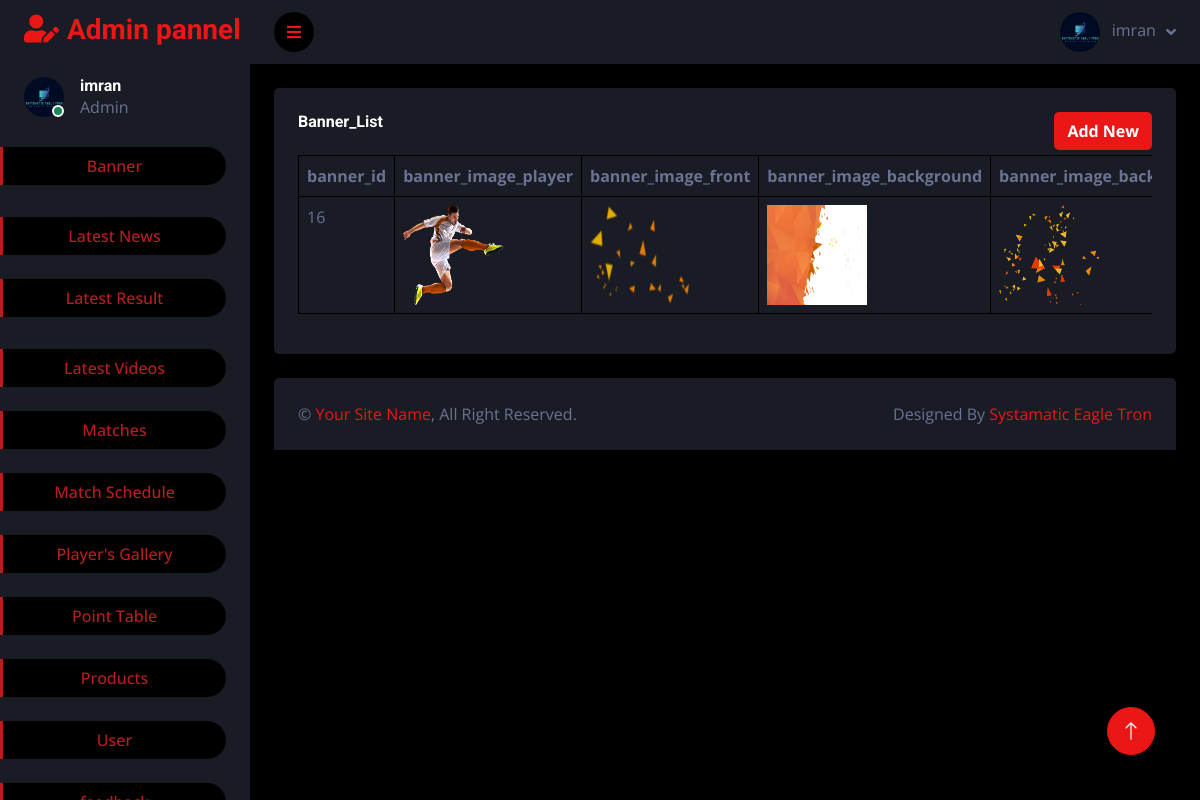
Page /main.php (signed in) on the committed database.
### tables this page shows
CREATE TABLE IF NOT EXISTS `banner` (
  `banner_id` int(11) NOT NULL AUTO_INCREMENT,
  `banner_image_player` varchar(226) NOT NULL,
  `banner_image_front` varchar(226) NOT NULL,
  `banner_image_back` varchar(226) NOT NULL,
  `banner_image_ball` varchar(226) NOT NULL,
  `banner_image_background` varchar(226) NOT NULL,
  PRIMARY KEY (`banner_id`)
);

### main.php (the view, shortened to what this page needs)
<?php
include('header.php');
?>
            <div class="container-fluid pt-4 px-4">
            <div class="col-sm-10 col-xl-12">
                        <div class="bg-secondary rounded h-100 p-4">
                        <a href="form.php"><button style="background-color:#EB1616;font-weight:bolder;color:white;float:right;margin-bottom:5px;" class="btn">Add New</button></a>
                            <h6 class="mb-4">Banner_List</h6>
                            <div class="table-responsive">
                            <table class="table table-bordered">
                                <thead>
                                    <tr>
                                        <th scope="col">banner_id</th>
                                        <th scope="col">banner_image_player</th>
                                        <th scope="col">banner_image_front</th>
                                        <th scope="col">banner_image_background</th>
                                        <th scope="col">banner_image_back</th>
                                    </tr>
                                </thead>
                                <tbody>
                                    <tr>
                                    <?php
$sqlq=mysqli_query($con,"SELECT * from `banner`" );
 while( $st=mysqli_fetch_array($sqlq)){
?>
                                        <td ><?php echo $st['banner_id'] ?></td>
                                        <td> <img src="<?php echo $st['banner_image_player']?>" width="100px" height="100px"> </td>
                                        <td><img src="<?php echo $st['banner_image_front']?>" width="100px" height="100px"></td>
                                        <td><img src="<?php echo $st['banner_image_background']?>" width="100px" height="100px"></td>
                                        <td><img src="<?php echo $st['banner_image_back']?>" width="100px" height="100px"></td>
                                    </tr>
                        <?php
 }
                        ?>
                                </tbody>
                            </table>
</div>
                        </div>
                    </div>
            </div>
            <?php
include('footer.php');
?>

### header.php (shortened to what this page needs)
<?php
include('config.php');
?>
<!DOCTYPE html>
<html lang="en">
<head>
    <link href="https://cdnjs.cloudflare.com/ajax/libs/font-awesome/5.10.0/css/all.min.css" rel="stylesheet">
    <link href="https://cdn.jsdelivr.net/npm/bootstrap-icons@1.4.1/font/bootstrap-icons.css" rel="stylesheet">
    <link href="lib/owlcarousel/assets/owl.carousel.min.css" rel="stylesheet">
    <link href="lib/tempusdominus/css/tempusdominus-bootstrap-4.min.css" rel="stylesheet" />
    <link href="css/bootstrap.min.css" rel="stylesheet">
    <link href="css/style.css" rel="stylesheet">
</head>
<body>
    <div class="container-fluid position-relative d-flex p-0">
        <?php
               $set = mysqli_query($con,"SELECT * FROM admin");
               $set1 = mysqli_fetch_array($set);
               ?>
        <div class="sidebar pe-4 pb-3">
            <nav class="navbar bg-secondary navbar-dark">
                <a href="index.html" class="navbar-brand mx-4 mb-3">
                    <h3 class="text-primary"><i class="fa fa-user-edit me-2"></i>Admin pannel</h3>
                </a>
                <div class="d-flex align-items-center ms-4 mb-4">
                    <div class="position-relative">
                        <img class="rounded-circle" src="<?php echo $set1['admin_img']?>" alt="" style="width: 40px; height: 40px;">
                        <div class="bg-success rounded-circle border border-2 border-white position-absolute end-0 bottom-0 p-1"></div>
                    </div>
                    <div class="ms-3">
                        <h6 class="mb-0"><?php echo $set1['admin_name']?></h6>
                        <span>Admin</span>
                    </div>
                </div>
                <div class="navbar-nav w-100">
                    <a href="main.php" class="nav-item nav-link active mt-1 text-center">Banner</a><br>
                    <a href="latest_news.php" class="nav-item nav-link active mt-2 text-center">Latest News</a><br>
                    <a href="latest_result.php" class="nav-item nav-link active text-center">Latest Result</a><br>
                    <a href="latest_video.php" class="nav-item nav-link active mt-2 text-center">Latest Videos</a><br>
                    <a href="match.php" class="nav-item nav-link active text-center">Matches</a><br>
                    <a href="match_shedule.php" class="nav-item nav-link active text-center">Match Schedule</a><br>
                    <a href="player_gallery.php" class="nav-item nav-link active text-center">Player's Gallery</a><br>
                    <a href="point_table.php" class="nav-item nav-link active text-center">Point Table</a><br>
                    <a href="products.php" class="nav-item nav-link active text-center">Products</a><br>
                    <a href="user.php" class="nav-item nav-link active text-center">User</a><br>
                    <a href="feedback.php" class="nav-item nav-link active text-center">feedback</a>
                </div>
            </nav>
        </div>
        <div class="content">
            <nav class="navbar navbar-expand bg-secondary navbar-dark sticky-top px-4 py-0">
                <a href="#" class="sidebar-toggler flex-shrink-0">
                    <i class="fa fa-bars"></i>
                </a>
                <div class="navbar-nav align-items-center ms-auto">
                       <?php
                       $sqlq=mysqli_query($con,"SELECT * from `admin`" );
 ?>
                    <div class="nav-item dropdown">
                        <a href="#" class="nav-link dropdown-toggle" data-bs-toggle="dropdown">
                            <img class="rounded-circle me-lg-2" src="<?php echo $set1['admin_img']?>" alt="" style="width: 40px; height: 40px;">
                            <span class="d-none d-lg-inline-flex"><?php echo $set1['admin_name']?></span>
                        </a>
                    </div>
                </div>
            </nav>

### css/style.css (style rules this page uses)
:root { --primary: #b81e20; --secondary: #191C24; --light: #6C7293; --dark: #000000; }
.btn { transition: .5s; }
.sidebar { position: fixed; top: 0; left: 0; bottom: 0; width: 250px; height: 100vh; overflow-y: auto; background: var(--secondary); transition: 0.5s; z-index: 999; }
.content { margin-left: 250px; min-height: 100vh; background: var(--dark); transition: 0.5s; }
@media (min-width: 992px) { .sidebar { margin-left: 0; } }
@media (min-width: 992px) { .content { width: calc(100% - 250px); } }
.sidebar .navbar .navbar-nav .nav-link { padding: 7px 20px; color: var(--light); font-weight: 500; border-left: 3px solid var(--secondary); border-radius: 0 30px 30px 0; outline: none; }
.sidebar .navbar .navbar-nav .nav-link:hover, .sidebar .navbar .navbar-nav .nav-link.active { color: var(--primary); background: var(--dark); border-color: var(--primary); }
.content .navbar .navbar-nav .nav-link { margin-left: 25px; padding: 12px 0; color: var(--light); outline: none; }
.content .navbar .sidebar-toggler, .content .navbar .navbar-nav .nav-link i { width: 40px; height: 40px; display: inline-flex; align-items: center; justify-content: center; background: var(--dark); border-radius: 40px; }
.content .navbar .dropdown-toggle::after { margin-left: 6px; vertical-align: middle; border: none; content: "\f107"; font-family: "Font Awesome 5 Free"; font-weight: 900; transition: .5s; }

### rows in the picture
banner: banner_id "16", banner_image_player (picture), banner_image_front (picture), banner_image_background (picture), banner_image_back (picture)

### other values in the picture
$set1['admin_name'] "imran"
